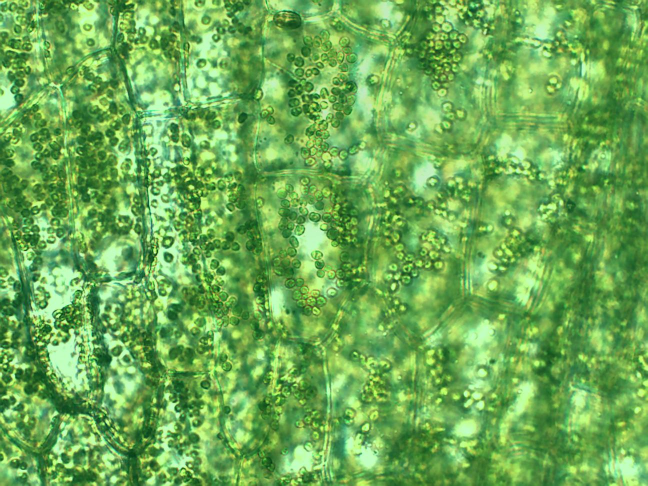
#> input picture image/Capture_1.jpg, 1296 x 972 px (shown at 1/2 size); its folder holds only this picture in this run
$ python -i pro.py   (imports and definitions only)
#> lines starting #> are read from the running program, lines starting #| are printed output that depends on the picture
import os
import re

import Compare
import Compare.sql
import cv2
import pymysql
from skimage.metrics import structural_similarity as ssim


def sort(filelist: list):
    if len(filelist) < 2:
        return filelist
    else:
        pivot = filelist[0]  # len(filelist)/2
        less = [i for i in filelist[1:] if int(re.findall('\d+', i)[0]) <= int(re.findall('\d+', pivot)[0])]
        greater = [i for i in filelist[1:] if int(re.findall('\d+', i)[0]) > int(re.findall('\d+', pivot)[0])]
        return sort(less) + [pivot] + sort(greater)


def compare(image1, image2, black=Compare.image_basic):  # 黑的是一样的,白的是不一样的
    return (1 -
            ssim(cv2.cvtColor(cv2.absdiff(image1, image2), cv2.COLOR_BGR2GRAY),
                 cv2.cvtColor(black, cv2.COLOR_BGR2GRAY))
            )


def point(folder):
    return [i for i in os.listdir(folder) if os.path.isdir(os.path.join(folder, i))]


def grope_compare(images):
    last = None
    gentle = 0
    for i in sort(images):
        if last is not None:
            now = cv2.imread(i)
            gentle += compare(last, now)
        last = cv2.imread(i)
    return gentle / (len(images) - 1)


def ergodic(folder, pattern, tables='CellCirculation'):
    for root, dirs, files in os.walk(folder):
        file_list = []
        for file in files:
            if re.match(pattern, file):
                file_list.append(os.path.join(root, file))
        if file_list:
            try:
                with Compare.sql.SQL() as database:
                    database.tables(tables)
                    database + [grope_compare(file_list), os.path.basename(root), os.path.basename(os.path.dirname(root))]
            except pymysql.err.DataError:
                pass


def main(folder, point_=None):
    if point_ is None:
        point_ = point(folder)
    print(point_)
    output = {}
    gentle = 0
    for i in point_:
        last = None
        file_list = Compare.file(folder, i)
        for t in file_list:
            if last is not None:
                now = cv2.imread(t[1])
                gentle += compare(last, now)
            last = cv2.imread(t[1])
        output[i] = gentle / (len(file_list) - 1)
        gentle = 0
    return output

>>> import cv2
>>> picture = cv2.imread('../image/Capture_1.jpg', cv2.IMREAD_GRAYSCALE)
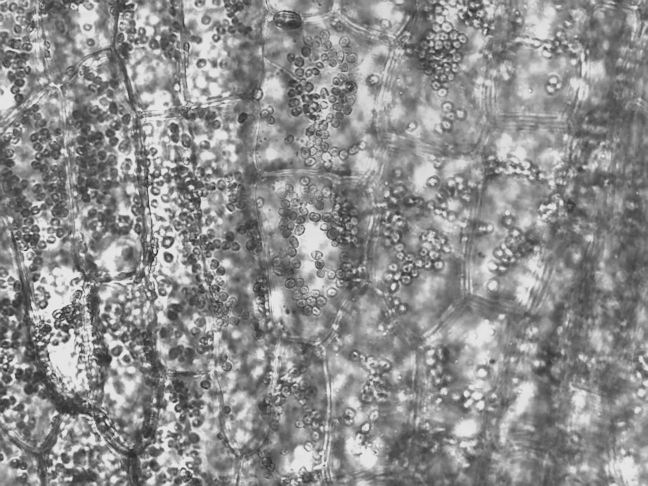
#> picture: shape (972, 1296) (shown at 1/2 size); min 33, max 241, mean 142.1
>>> result = grope_compare(picture)
#> in sort, `pivot = filelist[0]`: pivot = 1296 values, max 227 at index 387, min 62 at index 234, mean 139.1
#> (the run stopped early here; a loop or call above may not have finished)
